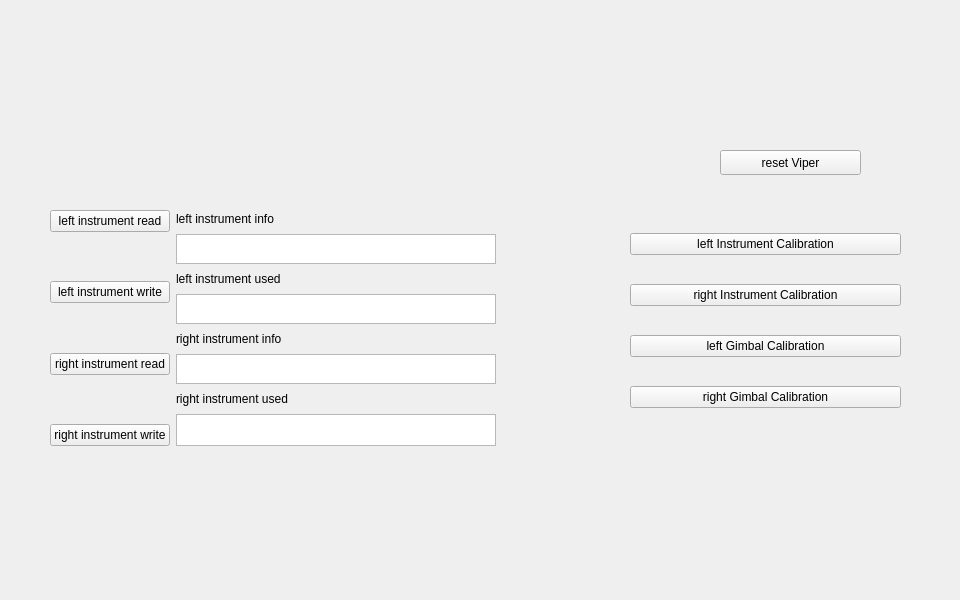
<?xml version="1.0" encoding="UTF-8"?>
<ui version="4.0">
 <class>StatusMenu</class>
 <widget class="QWidget" name="StatusMenu">
  <property name="geometry">
   <rect>
    <x>0</x>
    <y>0</y>
    <width>960</width>
    <height>600</height>
   </rect>
  </property>
  <property name="windowTitle">
   <string>Form</string>
  </property>
  <widget class="QWidget" name="verticalLayoutWidget">
   <property name="geometry">
    <rect>
     <x>630</x>
     <y>210</y>
     <width>271</width>
     <height>221</height>
    </rect>
   </property>
   <layout class="QVBoxLayout" name="verticalLayout">
    <item>
     <widget class="QPushButton" name="leftInstrumentCali">
      <property name="text">
       <string>left Instrument Calibration</string>
      </property>
     </widget>
    </item>
    <item>
     <widget class="QPushButton" name="rightInstrumentCali">
      <property name="text">
       <string>right Instrument Calibration</string>
      </property>
     </widget>
    </item>
    <item>
     <widget class="QPushButton" name="leftGimbalCali">
      <property name="text">
       <string>left Gimbal Calibration</string>
      </property>
     </widget>
    </item>
    <item>
     <widget class="QPushButton" name="rightGimbalCali">
      <property name="text">
       <string>right Gimbal Calibration</string>
      </property>
     </widget>
    </item>
   </layout>
  </widget>
  <widget class="QWidget" name="horizontalLayoutWidget">
   <property name="geometry">
    <rect>
     <x>50</x>
     <y>210</y>
     <width>446</width>
     <height>236</height>
    </rect>
   </property>
   <layout class="QHBoxLayout" name="horizontalLayout">
    <item>
     <layout class="QVBoxLayout" name="verticalLayout_2">
      <item>
       <widget class="QPushButton" name="leftInstrumentCali_2">
        <property name="text">
         <string>left instrument read</string>
        </property>
       </widget>
      </item>
      <item>
       <spacer name="verticalSpacer_2">
        <property name="orientation">
         <enum>Qt::Vertical</enum>
        </property>
        <property name="sizeHint" stdset="0">
         <size>
          <width>20</width>
          <height>40</height>
         </size>
        </property>
       </spacer>
      </item>
      <item>
       <widget class="QPushButton" name="rightInstrumentCali_2">
        <property name="text">
         <string>left instrument write</string>
        </property>
       </widget>
      </item>
      <item>
       <spacer name="verticalSpacer">
        <property name="orientation">
         <enum>Qt::Vertical</enum>
        </property>
        <property name="sizeHint" stdset="0">
         <size>
          <width>20</width>
          <height>40</height>
         </size>
        </property>
       </spacer>
      </item>
      <item>
       <widget class="QPushButton" name="leftGimbalCali_2">
        <property name="text">
         <string>right instrument read</string>
        </property>
       </widget>
      </item>
      <item>
       <spacer name="verticalSpacer_3">
        <property name="orientation">
         <enum>Qt::Vertical</enum>
        </property>
        <property name="sizeHint" stdset="0">
         <size>
          <width>20</width>
          <height>40</height>
         </size>
        </property>
       </spacer>
      </item>
      <item>
       <widget class="QPushButton" name="rightGimbalCali_2">
        <property name="text">
         <string>right instrument write</string>
        </property>
       </widget>
      </item>
     </layout>
    </item>
    <item>
     <layout class="QVBoxLayout" name="verticalLayout_3">
      <item>
       <widget class="QLabel" name="label">
        <property name="text">
         <string>left instrument info</string>
        </property>
       </widget>
      </item>
      <item>
       <widget class="QTextEdit" name="textEdit_3">
        <property name="sizePolicy">
         <sizepolicy hsizetype="Expanding" vsizetype="Fixed">
          <horstretch>0</horstretch>
          <verstretch>0</verstretch>
         </sizepolicy>
        </property>
        <property name="maximumSize">
         <size>
          <width>16777215</width>
          <height>30</height>
         </size>
        </property>
       </widget>
      </item>
      <item>
       <widget class="QLabel" name="label_3">
        <property name="text">
         <string>left instrument used</string>
        </property>
       </widget>
      </item>
      <item>
       <widget class="QTextEdit" name="textEdit">
        <property name="sizePolicy">
         <sizepolicy hsizetype="Expanding" vsizetype="Fixed">
          <horstretch>0</horstretch>
          <verstretch>0</verstretch>
         </sizepolicy>
        </property>
        <property name="maximumSize">
         <size>
          <width>16777215</width>
          <height>30</height>
         </size>
        </property>
       </widget>
      </item>
      <item>
       <widget class="QLabel" name="label_2">
        <property name="text">
         <string>right instrument info</string>
        </property>
       </widget>
      </item>
      <item>
       <widget class="QTextEdit" name="textEdit_2">
        <property name="sizePolicy">
         <sizepolicy hsizetype="Expanding" vsizetype="Fixed">
          <horstretch>0</horstretch>
          <verstretch>0</verstretch>
         </sizepolicy>
        </property>
        <property name="maximumSize">
         <size>
          <width>16777215</width>
          <height>30</height>
         </size>
        </property>
       </widget>
      </item>
      <item>
       <widget class="QLabel" name="label_4">
        <property name="text">
         <string>right instrument used</string>
        </property>
       </widget>
      </item>
      <item>
       <widget class="QTextEdit" name="textEdit_4">
        <property name="sizePolicy">
         <sizepolicy hsizetype="Expanding" vsizetype="Fixed">
          <horstretch>0</horstretch>
          <verstretch>0</verstretch>
         </sizepolicy>
        </property>
        <property name="maximumSize">
         <size>
          <width>16777215</width>
          <height>32</height>
         </size>
        </property>
       </widget>
      </item>
     </layout>
    </item>
   </layout>
  </widget>
  <widget class="QPushButton" name="resetViper">
   <property name="geometry">
    <rect>
     <x>720</x>
     <y>150</y>
     <width>141</width>
     <height>25</height>
    </rect>
   </property>
   <property name="text">
    <string>reset Viper</string>
   </property>
  </widget>
 </widget>
 <resources/>
 <connections/>
</ui>
